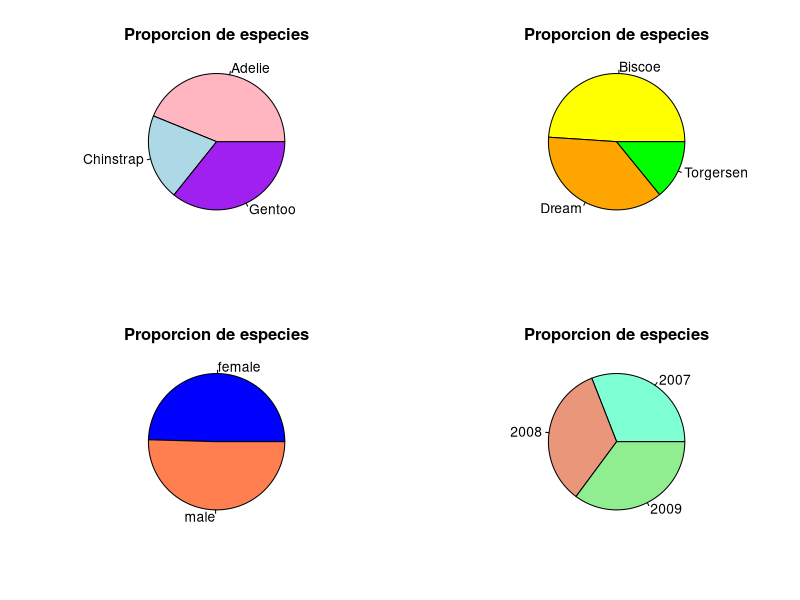
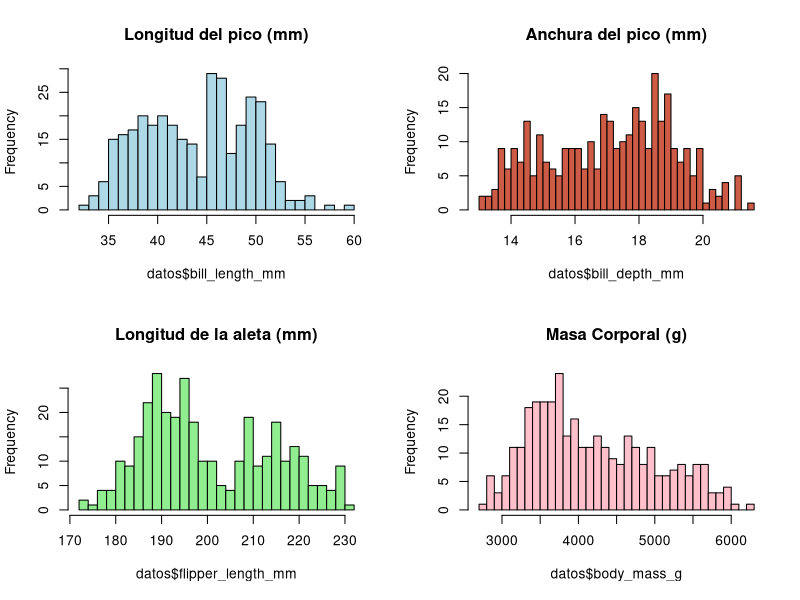
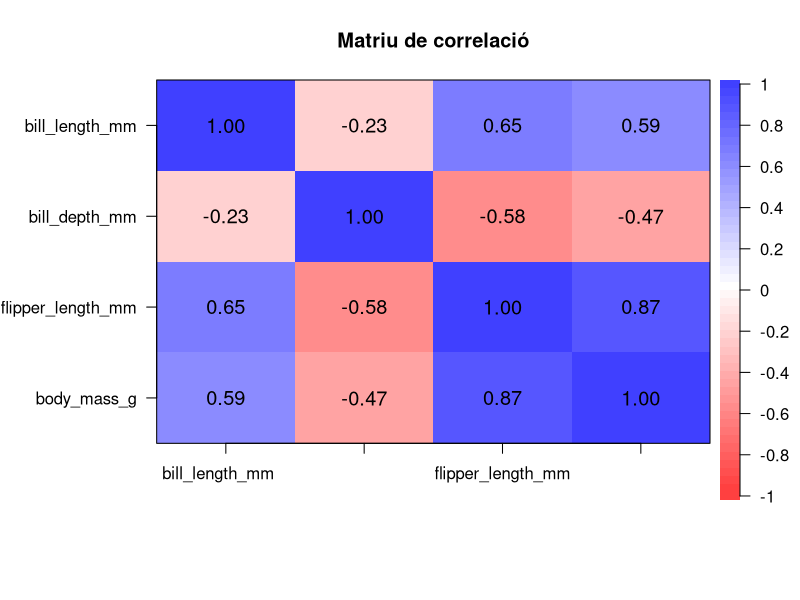

The R script that drew these images, in order:
## ---- chunk 1
library(palmerpenguins)
datos <- penguins
## ---- chunk 2
summary(datos)
head(datos)
## ---- chunk 3
datos = na.omit(datos)
summary(datos)
## ---- chunk 4
par(mfrow=c(2,2))
pie(prop.table(table(datos$species)),col = c("lightpink","lightblue","purple"), main = "Proporcion de especies", radius = 1)
pie(prop.table(table(datos$island)),col = c("yellow","orange","green"), main = "Proporcion de especies", radius = 1)
pie(prop.table(table(datos$sex)),col = c("blue","coral","brown"), main = "Proporcion de especies", radius = 1)
pie(prop.table(table(datos$year)),col = c("aquamarine","darksalmon","lightgreen"), main = "Proporcion de especies", radius = 1)
## ---- chunk 5
par(mfrow=c(2,2))
hist(datos$bill_length_mm, main='Longitud del pico (mm)', breaks = 30, col = 'lightblue')
hist(datos$bill_depth_mm, main='Anchura del pico (mm)', breaks = 35, col = 'coral3')
hist(datos$flipper_length_mm, main='Longitud de la aleta (mm)', breaks = 30, col = 'lightgreen')
hist(datos$body_mass_g, main='Masa Corporal (g)', breaks = 30, col = 'pink')
## ---- chunk 6
library(psych)
datos2 = datos[,c(-1,-2,-7,-8)] # eliminamos las variables no numéricas
corPlot(datos2, cex = 0.8,  main = "Matriu de correlació")
## ---- chunk 7
ping_adelie = datos[datos$species=="Adelie",]
ping_chinstrap = datos[datos$species=="Chinstrap",]
ping_gentoo = datos[datos$species=="Gentoo",]

mean(ping_adelie$bill_length_mm)
mean(ping_chinstrap$bill_length_mm)
mean(ping_gentoo$bill_length_mm)
## ---- chunk 8
mean(ping_adelie$bill_depth_mm)
mean(ping_chinstrap$bill_depth_mm)
mean(ping_gentoo$bill_depth_mm)
## ---- chunk 9
mean(ping_adelie$flipper_length_mm)
mean(ping_chinstrap$flipper_length_mm)
mean(ping_gentoo$flipper_length_mm)
## ---- chunk 10
mean(ping_adelie$body_mass_g)
mean(ping_chinstrap$body_mass_g)
mean(ping_gentoo$body_mass_g)
